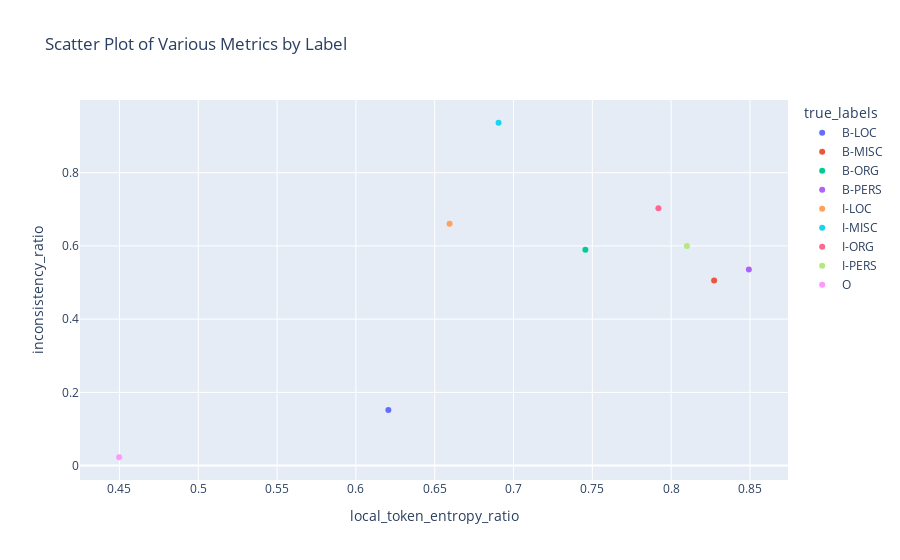

The cell this chart's notebook holds for it:
### Code cell
fig = px.scatter(
    correlation_df.reset_index(),
    x="local_token_entropy_ratio",
    y="inconsistency_ratio",
    color="true_labels",  # Use 'Metric' to color the data points
    # hover_data=["Metric", "Value"],  # Display additional info on hover
    title='Scatter Plot of Various Metrics by Label',
    
)

# # Customize the layout for better visualization
# fig.update_layout(
#     xaxis_title="Label",
#     yaxis_title="Metric Value",
#     template='plotly_white',  # Use a white background for better clarity
#     plot_bgcolor="rgba(0, 0, 0, 0)",  # Transparent plot background
#     paper_bgcolor="rgba(0, 0, 0, 0)",  # Transparent paper background
#     legend_title_text='Metric'  # Legend title
# )

# Show the plot
fig.show()

### Figure 1 — Plotly figure (JSON) as saved in the notebook; plotly's stock layout.template omitted (floating-point values rounded to 4 significant figures)
{"data": [{"hovertemplate": "true_labels=B-LOC<br>local_token_entropy_ratio=%{x}<br>inconsistency_ratio=%{y}<extra></extra>", "legendgroup": "B-LOC", "marker": {"color": "#636efa", "symbol": "circle"}, "mode": "markers", "name": "B-LOC", "orientation": "v", "showlegend": true, "type": "scatter", "x": [0.6206], "xaxis": "x", "y": [0.1521], "yaxis": "y"}, {"hovertemplate": "true_labels=B-MISC<br>local_token_entropy_ratio=%{x}<br>inconsistency_ratio=%{y}<extra></extra>", "legendgroup": "B-MISC", "marker": {"color": "#EF553B", "symbol": "circle"}, "mode": "markers", "name": "B-MISC", "orientation": "v", "showlegend": true, "type": "scatter", "x": [0.8273], "xaxis": "x", "y": [0.5055], "yaxis": "y"}, {"hovertemplate": "true_labels=B-ORG<br>local_token_entropy_ratio=%{x}<br>inconsistency_ratio=%{y}<extra></extra>", "legendgroup": "B-ORG", "marker": {"color": "#00cc96", "symbol": "circle"}, "mode": "markers", "name": "B-ORG", "orientation": "v", "showlegend": true, "type": "scatter", "x": [0.7456], "xaxis": "x", "y": [0.5895], "yaxis": "y"}, {"hovertemplate": "true_labels=B-PERS<br>local_token_entropy_ratio=%{x}<br>inconsistency_ratio=%{y}<extra></extra>", "legendgroup": "B-PERS", "marker": {"color": "#ab63fa", "symbol": "circle"}, "mode": "markers", "name": "B-PERS", "orientation": "v", "showlegend": true, "type": "scatter", "x": [0.8493], "xaxis": "x", "y": [0.5358], "yaxis": "y"}, {"hovertemplate": "true_labels=I-LOC<br>local_token_entropy_ratio=%{x}<br>inconsistency_ratio=%{y}<extra></extra>", "legendgroup": "I-LOC", "marker": {"color": "#FFA15A", "symbol": "circle"}, "mode": "markers", "name": "I-LOC", "orientation": "v", "showlegend": true, "type": "scatter", "x": [0.6594], "xaxis": "x", "y": [0.6607], "yaxis": "y"}, {"hovertemplate": "true_labels=I-MISC<br>local_token_entropy_ratio=%{x}<br>inconsistency_ratio=%{y}<extra></extra>", "legendgroup": "I-MISC", "marker": {"color": "#19d3f3", "symbol": "circle"}, "mode": "markers", "name": "I-MISC", "orientation": "v", "showlegend": true, "type": "scatter", "x": [0.6905], "xaxis": "x", "y": [0.9363], "yaxis": "y"}, {"hovertemplate": "true_labels=I-ORG<br>local_token_entropy_ratio=%{x}<br>inconsistency_ratio=%{y}<extra></extra>", "legendgroup": "I-ORG", "marker": {"color": "#FF6692", "symbol": "circle"}, "mode": "markers", "name": "I-ORG", "orientation": "v", "showlegend": true, "type": "scatter", "x": [0.7919], "xaxis": "x", "y": [0.703], "yaxis": "y"}, {"hovertemplate": "true_labels=I-PERS<br>local_token_entropy_ratio=%{x}<br>inconsistency_ratio=%{y}<extra></extra>", "legendgroup": "I-PERS", "marker": {"color": "#B6E880", "symbol": "circle"}, "mode": "markers", "name": "I-PERS", "orientation": "v", "showlegend": true, "type": "scatter", "x": [0.81], "xaxis": "x", "y": [0.5998], "yaxis": "y"}, {"hovertemplate": "true_labels=O<br>local_token_entropy_ratio=%{x}<br>inconsistency_ratio=%{y}<extra></extra>", "legendgroup": "O", "marker": {"color": "#FF97FF", "symbol": "circle"}, "mode": "markers", "name": "O", "orientation": "v", "showlegend": true, "type": "scatter", "x": [0.4498], "xaxis": "x", "y": [0.02284], "yaxis": "y"}], "layout": {"legend": {"title": {"text": "true_labels"}, "tracegroupgap": 0}, "title": {"text": "Scatter Plot of Various Metrics by Label"}, "xaxis": {"anchor": "y", "domain": [0, 1], "title": {"text": "local_token_entropy_ratio"}}, "yaxis": {"anchor": "x", "domain": [0, 1], "title": {"text": "inconsistency_ratio"}}}}
